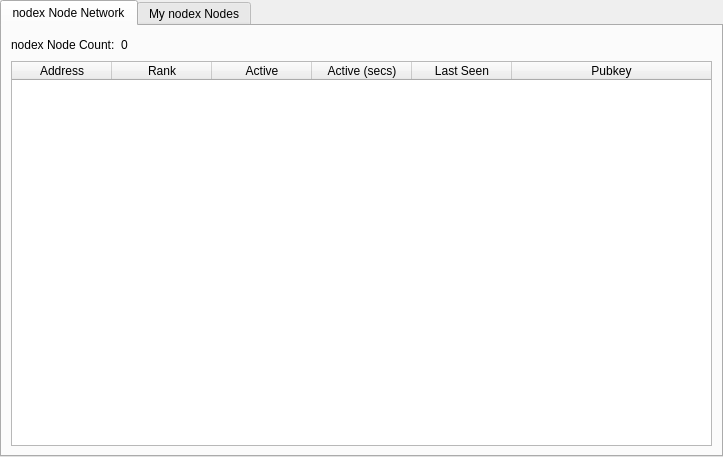
<?xml version="1.0" encoding="UTF-8"?>
<ui version="4.0">
 <class>MasternodeManager</class>
 <widget class="QWidget" name="MasternodeManager">
  <property name="geometry">
   <rect>
    <x>0</x>
    <y>0</y>
    <width>723</width>
    <height>457</height>
   </rect>
  </property>
  <property name="windowTitle">
   <string>Form</string>
  </property>
  <layout class="QVBoxLayout" name="topLayout">
   <property name="leftMargin">
    <number>0</number>
   </property>
   <property name="topMargin">
    <number>0</number>
   </property>
   <property name="rightMargin">
    <number>0</number>
   </property>
   <property name="bottomMargin">
    <number>0</number>
   </property>
   <item>
    <layout class="QVBoxLayout" name="verticalLayout">
     <property name="bottomMargin">
      <number>0</number>
     </property>
     <item>
      <widget class="QTabWidget" name="tabWidget">
       <property name="currentIndex">
        <number>0</number>
       </property>
       <widget class="QWidget" name="tab">
        <attribute name="title">
         <string>nodex Node Network</string>
        </attribute>
        <layout class="QGridLayout" name="gridLayout">
         <item row="0" column="0">
          <layout class="QHBoxLayout" name="horizontalLayout_3">
           <property name="bottomMargin">
            <number>0</number>
           </property>
           <item>
            <widget class="QLabel" name="label_2">
             <property name="text">
              <string>nodex Node Count:</string>
             </property>
            </widget>
           </item>
           <item>
            <widget class="QLabel" name="countLabel">
             <property name="text">
              <string>0</string>
             </property>
            </widget>
           </item>
           <item>
            <spacer name="horizontalSpacer_3">
             <property name="orientation">
              <enum>Qt::Horizontal</enum>
             </property>
             <property name="sizeHint" stdset="0">
              <size>
               <width>40</width>
               <height>20</height>
              </size>
             </property>
            </spacer>
           </item>
          </layout>
         </item>
         <item row="1" column="0">
          <widget class="QTableWidget" name="tableWidget">
           <property name="sizeAdjustPolicy">
            <enum>QAbstractScrollArea::AdjustIgnored</enum>
           </property>
           <property name="editTriggers">
            <set>QAbstractItemView::NoEditTriggers</set>
           </property>
           <property name="dragEnabled">
            <bool>true</bool>
           </property>
           <property name="alternatingRowColors">
            <bool>true</bool>
           </property>
           <property name="selectionBehavior">
            <enum>QAbstractItemView::SelectRows</enum>
           </property>
           <property name="sortingEnabled">
            <bool>true</bool>
           </property>
           <attribute name="horizontalHeaderVisible">
            <bool>true</bool>
           </attribute>
           <attribute name="horizontalHeaderCascadingSectionResizes">
            <bool>true</bool>
           </attribute>
           <attribute name="horizontalHeaderShowSortIndicator" stdset="0">
            <bool>true</bool>
           </attribute>
           <attribute name="horizontalHeaderStretchLastSection">
            <bool>true</bool>
           </attribute>
           <attribute name="verticalHeaderVisible">
            <bool>true</bool>
           </attribute>
           <attribute name="verticalHeaderCascadingSectionResizes">
            <bool>true</bool>
           </attribute>
           <attribute name="verticalHeaderShowSortIndicator" stdset="0">
            <bool>true</bool>
           </attribute>
           <attribute name="verticalHeaderStretchLastSection">
            <bool>true</bool>
           </attribute>
           <column>
            <property name="text">
             <string>Address</string>
            </property>
           </column>
           <column>
            <property name="text">
             <string>Rank</string>
            </property>
           </column>
           <column>
            <property name="text">
             <string>Active</string>
            </property>
           </column>
           <column>
            <property name="text">
             <string>Active (secs)</string>
            </property>
           </column>
           <column>
            <property name="text">
             <string>Last Seen</string>
            </property>
           </column>
           <column>
            <property name="text">
             <string>Pubkey</string>
            </property>
           </column>
          </widget>
         </item>
        </layout>
       </widget>
       <widget class="QWidget" name="tab_2">
        <attribute name="title">
         <string>My nodex Nodes</string>
        </attribute>
        <layout class="QGridLayout" name="gridLayout_2">
         <item row="0" column="0">
          <layout class="QVBoxLayout" name="verticalLayout_2">
           <property name="bottomMargin">
            <number>0</number>
           </property>
           <item>
            <layout class="QHBoxLayout" name="horizontalLayout">
             <item>
              <widget class="QPushButton" name="createButton">
               <property name="text">
                <string>&amp;Create...</string>
               </property>
              </widget>
             </item>
             <item>
              <widget class="QPushButton" name="copyAddressButton">
               <property name="text">
                <string>Copy &amp;Address</string>
               </property>
              </widget>
             </item>
             <item>
              <spacer name="horizontalSpacer">
               <property name="orientation">
                <enum>Qt::Horizontal</enum>
               </property>
               <property name="sizeHint" stdset="0">
                <size>
                 <width>40</width>
                 <height>20</height>
                </size>
               </property>
              </spacer>
             </item>
            </layout>
           </item>
           <item>
            <widget class="QTableWidget" name="tableWidget_2">
             <property name="enabled">
              <bool>true</bool>
             </property>
             <property name="sizePolicy">
              <sizepolicy hsizetype="Expanding" vsizetype="Expanding">
               <horstretch>0</horstretch>
               <verstretch>0</verstretch>
              </sizepolicy>
             </property>
             <property name="editTriggers">
              <set>QAbstractItemView::NoEditTriggers</set>
             </property>
             <property name="alternatingRowColors">
              <bool>true</bool>
             </property>
             <property name="selectionMode">
              <enum>QAbstractItemView::SingleSelection</enum>
             </property>
             <property name="selectionBehavior">
              <enum>QAbstractItemView::SelectRows</enum>
             </property>
             <attribute name="horizontalHeaderStretchLastSection">
              <bool>true</bool>
             </attribute>
             <column>
              <property name="text">
               <string>Alias</string>
              </property>
             </column>
             <column>
              <property name="text">
               <string>IP/Onion</string>
              </property>
             </column>
             <column>
              <property name="text">
               <string>Status</string>
              </property>
             </column>
             <column>
              <property name="text">
               <string>Collateral Address</string>
              </property>
             </column>
            </widget>
           </item>
           <item>
            <layout class="QHBoxLayout" name="horizontalLayout_2">
             <property name="bottomMargin">
              <number>0</number>
             </property>
             <item>
              <widget class="QPushButton" name="editButton">
               <property name="text">
                <string>&amp;Edit</string>
               </property>
              </widget>
             </item>
             <item>
              <widget class="QPushButton" name="getConfigButton">
               <property name="text">
                <string>&amp;Get Config</string>
               </property>
              </widget>
             </item>
             <item>
              <widget class="QPushButton" name="removeButton">
               <property name="text">
                <string>&amp;Remove</string>
               </property>
              </widget>
             </item>
             <item>
              <spacer name="horizontalSpacer_2">
               <property name="orientation">
                <enum>Qt::Horizontal</enum>
               </property>
               <property name="sizeHint" stdset="0">
                <size>
                 <width>40</width>
                 <height>20</height>
                </size>
               </property>
              </spacer>
             </item>
            </layout>
           </item>
           <item>
            <layout class="QHBoxLayout" name="horizontalLayout_4">
             <property name="bottomMargin">
              <number>0</number>
             </property>
             <item>
              <widget class="QPushButton" name="startButton">
               <property name="text">
                <string>&amp;Start</string>
               </property>
              </widget>
             </item>
             <item>
              <widget class="QPushButton" name="stopButton">
               <property name="text">
                <string>Sto&amp;p</string>
               </property>
              </widget>
             </item>
             <item>
              <spacer name="horizontalSpacer_4">
               <property name="orientation">
                <enum>Qt::Horizontal</enum>
               </property>
               <property name="sizeHint" stdset="0">
                <size>
                 <width>40</width>
                 <height>20</height>
                </size>
               </property>
              </spacer>
             </item>
            </layout>
           </item>
           <item>
            <layout class="QHBoxLayout" name="horizontalLayout_5">
             <property name="bottomMargin">
              <number>0</number>
             </property>
             <item>
              <widget class="QPushButton" name="startAllButton">
               <property name="text">
                <string>S&amp;tart All</string>
               </property>
              </widget>
             </item>
             <item>
              <widget class="QPushButton" name="stopAllButton">
               <property name="text">
                <string>St&amp;op All</string>
               </property>
              </widget>
             </item>
             <item>
              <spacer name="horizontalSpacer_5">
               <property name="orientation">
                <enum>Qt::Horizontal</enum>
               </property>
               <property name="sizeHint" stdset="0">
                <size>
                 <width>40</width>
                 <height>20</height>
                </size>
               </property>
              </spacer>
             </item>
            </layout>
           </item>
          </layout>
         </item>
        </layout>
       </widget>
      </widget>
     </item>
    </layout>
   </item>
  </layout>
 </widget>
 <resources/>
 <connections/>
</ui>
